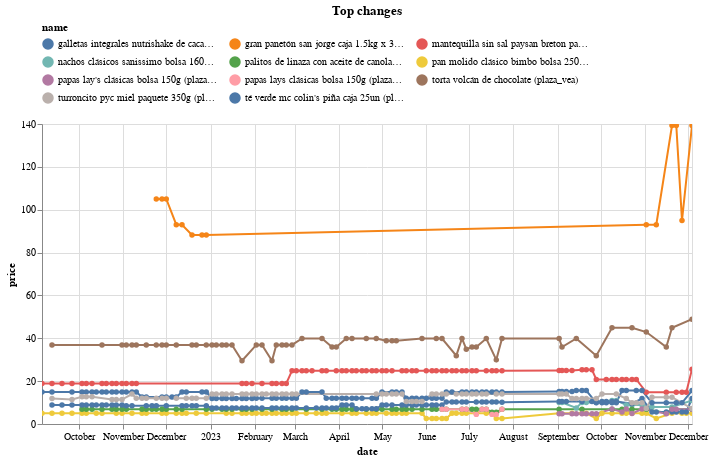

Notebook code cell kept with this figure:
### Code cell
top_changes.head(10).pipe(plot_changes, 'Top changes')

### Figure 1 — Vega-Lite specification as saved in the notebook (floating-point values rounded to 4 significant figures; data arrays with more than 128 entries replaced by an {"elided": "..."} marker saying what was removed)
{"config": {"view": {"continuousWidth": 300, "continuousHeight": 300}, "legend": {"columns": 3, "orient": "top"}}, "data": {"name": "data-08861f4e90fd3e31d7597b8d44cb929b"}, "mark": {"type": "line", "point": true}, "encoding": {"color": {"field": "name", "scale": {"domain": ["galletas integrales nutrishake de cacao y fresa bolsa 6un (plaza_vea)", "gran panetón san jorge caja 1.5kg x 3un (plaza_vea)", "mantequilla sin sal paysan breton paquete 200g (plaza_vea)", "nachos clásicos sanissimo bolsa 160g (plaza_vea)", "palitos de linaza con aceite de canola la florencia paquete 4un (plaza_vea)", "pan molido clásico bimbo bolsa 250g (plaza_vea)", "papas lay's clásicas bolsa 150g (plaza_vea)", "papas lays clásicas bolsa 150g (plaza_vea)", "torta volcán de chocolate (plaza_vea)", "turroncito pyc miel paquete 350g (plaza_vea)", "té verde mc colin's piña caja 25un (plaza_vea)"]}, "type": "nominal"}, "tooltip": [{"field": "name", "type": "nominal"}, {"field": "price", "type": "quantitative"}, {"field": "last_price", "type": "quantitative"}], "x": {"field": "date", "type": "temporal"}, "y": {"field": "price", "type": "quantitative"}}, "params": [{"name": "param_1", "select": {"type": "point", "fields": ["name"]}, "bind": "legend"}, {"name": "param_2", "select": {"type": "interval", "encodings": ["x", "y"]}, "bind": "scales"}], "title": "Top changes", "transform": [{"filter": {"param": "param_1"}}], "width": 650, "$schema": "https://vega.github.io/schema/vega-lite/v5.16.3.json", "datasets": {"data-08861f4e90fd3e31d7597b8d44cb929b": {"elided": "620 records"}}}
